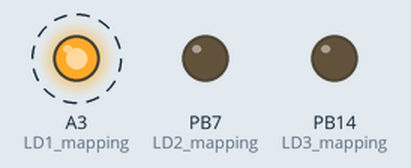
Recording of a sketch running on a simulated STM32 Nucleo. Shown: output pins drawn as LEDs (lit = HIGH). Dashed ring = blinking.

Above: at 0.02 s.
Timing chart, 0 to 3.0 s (numbered marks = the images above):
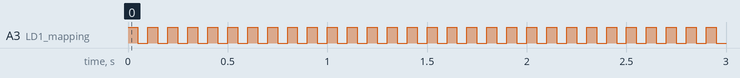

The sketch:

ing_Using_Arduino_IDE_for_Cortex-M4_STM32F303ZET6_Nucleo-144.ino
```cpp
void setup() {
  pinMode(PB0, OUTPUT); //LD1 mapping
  pinMode(PB7, OUTPUT); //LD2 mapping
  pinMode(PB14, OUTPUT);//LD3 mapping
}

void loop() {
  digitalWrite(PB0, HIGH);  //LD1 on
  delay(50);  //LD1 On for 50ms
  digitalWrite(PB0, LOW); //LD1 off
  delay(50);  //LD1 Off for 50ms
}
```

Measured:
- by itself, A3 (LD1_mapping): alternates HIGH for 0.05 s and LOW for 0.05 s
